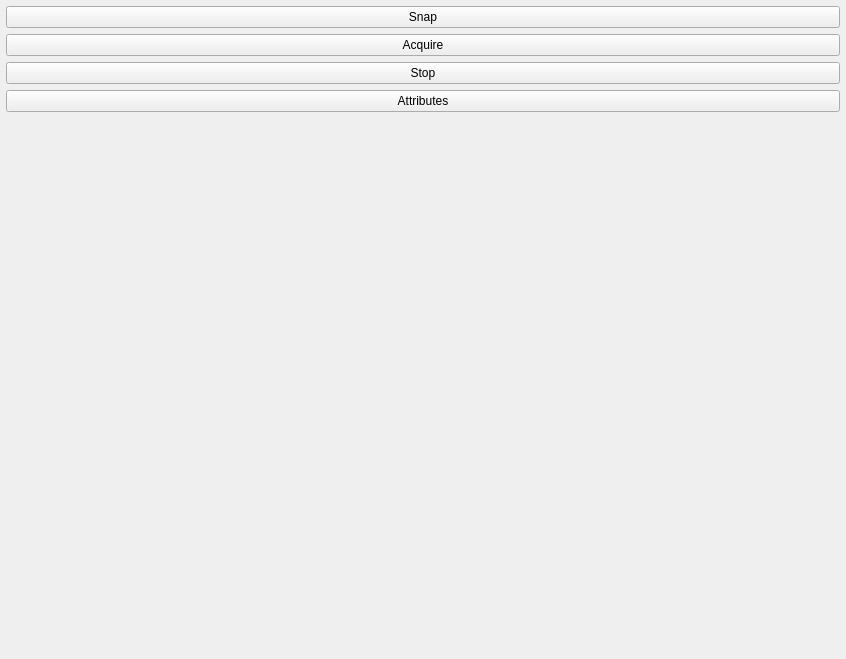
<?xml version="1.0" encoding="UTF-8"?>
<ui version="4.0">
 <class>Form</class>
 <widget class="QWidget" name="Form">
  <property name="geometry">
   <rect>
    <x>0</x>
    <y>0</y>
    <width>846</width>
    <height>659</height>
   </rect>
  </property>
  <property name="windowTitle">
   <string>Form</string>
  </property>
  <layout class="QHBoxLayout" name="horizontalLayout_2">
   <property name="leftMargin">
    <number>6</number>
   </property>
   <property name="topMargin">
    <number>6</number>
   </property>
   <property name="rightMargin">
    <number>6</number>
   </property>
   <property name="bottomMargin">
    <number>6</number>
   </property>
   <item>
    <layout class="QHBoxLayout" name="horizontalLayout">
     <item>
      <layout class="QVBoxLayout" name="verticalLayout">
       <item>
        <widget class="QPushButton" name="pushButton_snap">
         <property name="toolTip">
          <string>Take a single image</string>
         </property>
         <property name="text">
          <string>Snap</string>
         </property>
         <property name="icon">
          <iconset resource="../../../clones/qtutils/qtutils/icons/icons.qrc">
           <normaloff>:/qtutils/fugue/control-stop.png</normaloff>:/qtutils/fugue/control-stop.png</iconset>
         </property>
        </widget>
       </item>
       <item>
        <widget class="QPushButton" name="pushButton_acquire">
         <property name="toolTip">
          <string>Acquire images continuously</string>
         </property>
         <property name="text">
          <string>Acquire</string>
         </property>
         <property name="icon">
          <iconset resource="../../../clones/qtutils/qtutils/icons/icons.qrc">
           <normaloff>:/qtutils/fugue/control.png</normaloff>:/qtutils/fugue/control.png</iconset>
         </property>
        </widget>
       </item>
       <item>
        <widget class="QPushButton" name="pushButton_stop">
         <property name="toolTip">
          <string>Stop acquiring images</string>
         </property>
         <property name="text">
          <string>Stop</string>
         </property>
         <property name="icon">
          <iconset resource="../../../clones/qtutils/qtutils/icons/icons.qrc">
           <normaloff>:/qtutils/fugue/control-stop-square.png</normaloff>:/qtutils/fugue/control-stop-square.png</iconset>
         </property>
        </widget>
       </item>
       <item>
        <widget class="QPushButton" name="pushButton_attributes">
         <property name="toolTip">
          <string>View IMAQdx attributes</string>
         </property>
         <property name="text">
          <string>Attributes</string>
         </property>
         <property name="icon">
          <iconset resource="../../../clones/qtutils/qtutils/icons/icons.qrc">
           <normaloff>:/qtutils/fugue/table-export.png</normaloff>:/qtutils/fugue/table-export.png</iconset>
         </property>
        </widget>
       </item>
       <item>
        <spacer name="verticalSpacer">
         <property name="orientation">
          <enum>Qt::Vertical</enum>
         </property>
         <property name="sizeHint" stdset="0">
          <size>
           <width>20</width>
           <height>40</height>
          </size>
         </property>
        </spacer>
       </item>
      </layout>
     </item>
    </layout>
   </item>
  </layout>
 </widget>
 <resources>
  <include location="../../../clones/qtutils/qtutils/icons/icons.qrc"/>
 </resources>
 <connections/>
</ui>
